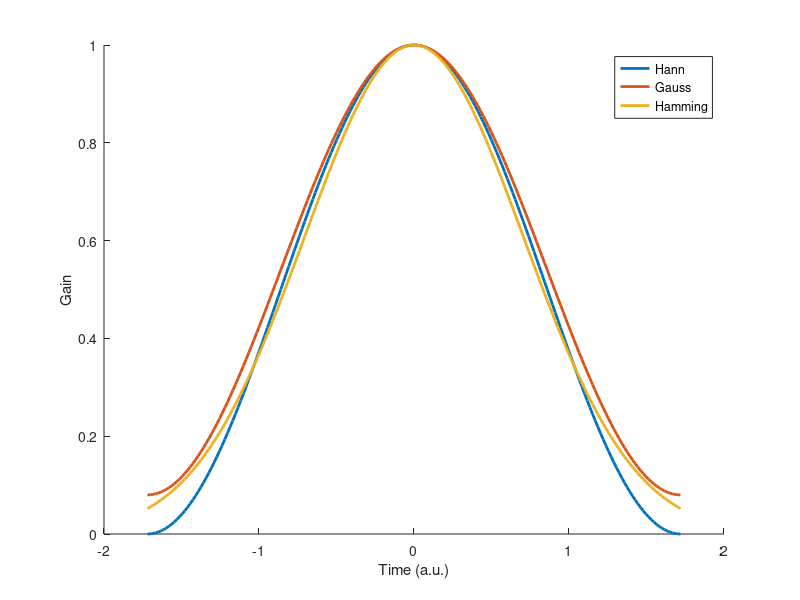
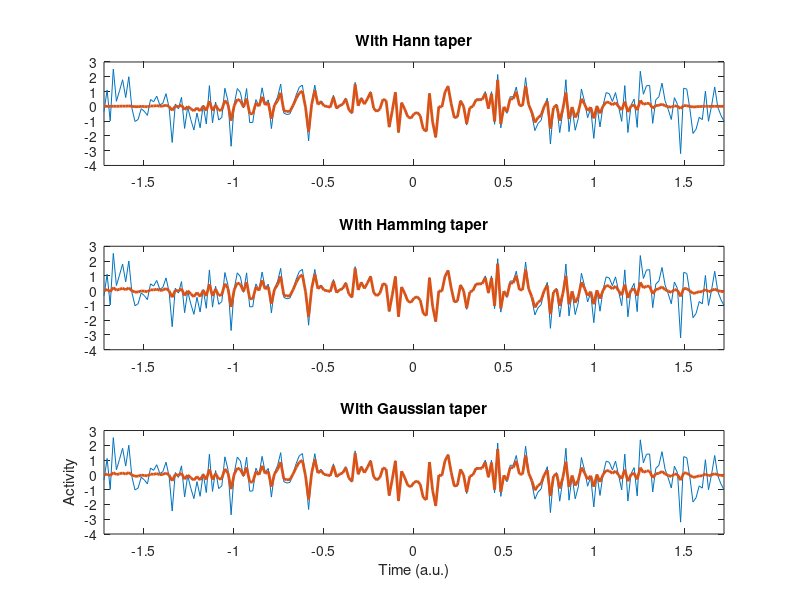
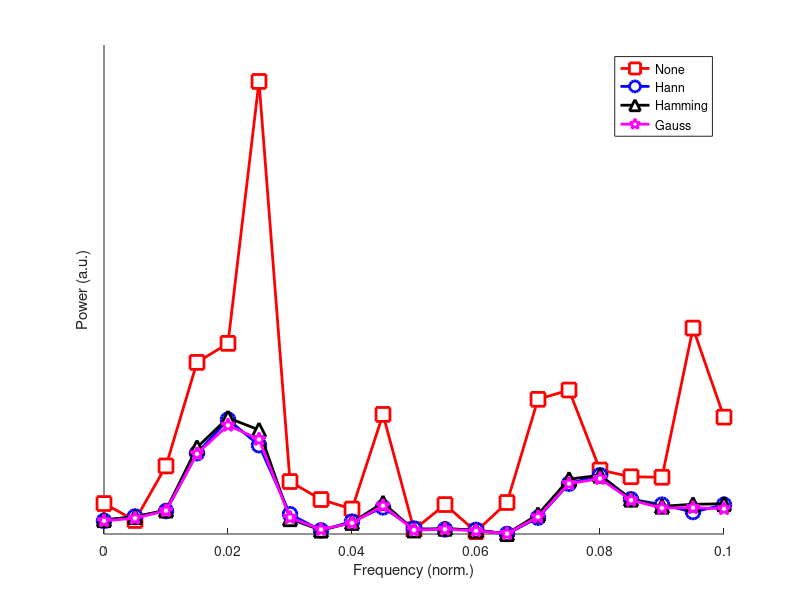
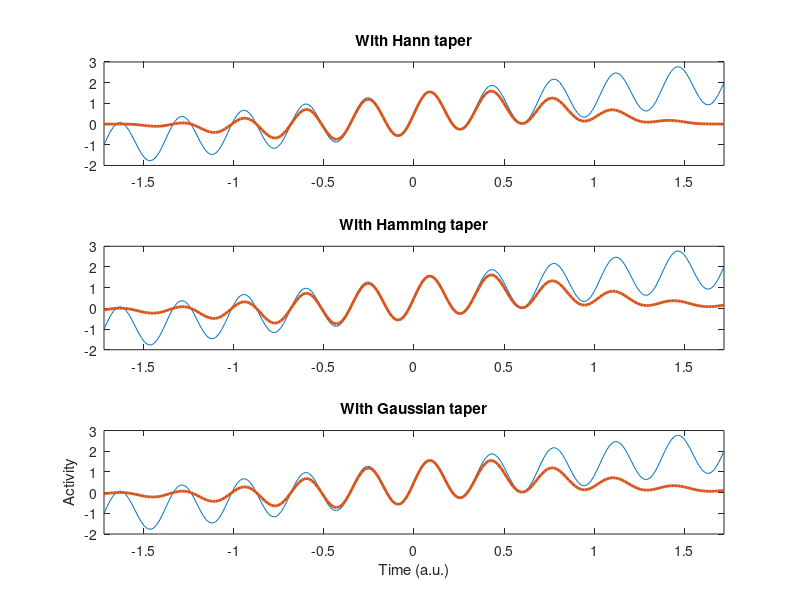

These figures' MATLAB source, in order: (Note: this script raises an error after producing the figures.)
%%
%     COURSE: Solved problems in neural time series analysis
%    SECTION: Spectral analyses
%      VIDEO: To taper or not to taper?
% Instructor: sincxpress.com
%
%%

% parameters
N  = 200; % make it even!
tv = -N/2:N/2;
tv = tv / std(tv);

% create tapers
hanntaper = .5*(1-cos(2*pi*(0:N)/N));
gaustaper = exp(-tv.^2);
hammtaper = .54 - .46*cos(2*pi*(0:N)/N);

% plot the tapers
figure(1), clf, hold on
plot(tv,hanntaper,'linew',2)
plot(tv,hammtaper,'linew',2)
plot(tv,gaustaper,'linew',2)
legend({'Hann';'Gauss';'Hamming'})
xlabel('Time (a.u.)'), ylabel('Gain')

% tapers differentiate more in logspace
% set(gca,'YScale','log')

%% data before and after being tapered

% create data as random numbers
data = randn(1,N+1);

% taper the data
dataHann = data.*hanntaper;
dataGaus = data.*gaustaper;
dataHamm = data.*hammtaper;


% various plotting
figure(2), clf, hold on
subplot(311)
plot(tv,data, tv,dataHann,'linew',2)
title('With Hann taper')
set(gca,'xlim',tv([1 end]))

subplot(312)
plot(tv,data, tv,dataHamm,'linew',2)
title('With Hamming taper')
set(gca,'xlim',tv([1 end]))

subplot(313)
plot(tv,data, tv,dataGaus,'linew',2)
title('With Gaussian taper')
set(gca,'xlim',tv([1 end]))

xlabel('Time (a.u.)'), ylabel('Activity')

%% Power spectra

% compute power
powData = abs(fft(data)).^2;
powHann = abs(fft(dataHann)).^2;
powHamm = abs(fft(dataHamm)).^2;
powGaus = abs(fft(dataGaus)).^2;

% frequencies vector
hz = linspace(0,1,N+1);

% plots
figure(3), clf, hold on
h(1) = plot(hz,powData,'rs-');
h(2) = plot(hz,powHann,'bo-');
h(3) = plot(hz,powHamm,'k^-');
h(4) = plot(hz,powGaus,'mp-');

% adjust the line properties
set(h,'linew',2,'markersize',10,'markerfacecolor','w')

% make the plot look a bit nicer
legend({'None';'Hann';'Hamming';'Gauss'})
set(gca,'ytick',[],'xlim',[0 .1])
xlabel('Frequency (norm.)'), ylabel('Power (a.u.)')

%%

%% another example signal

% new signal with nonstationarity
data = sin(linspace(0,20*pi,N+1));
data = data + linspace(-1,2,N+1);


% taper again
dataHann = data.*hanntaper;
dataGaus = data.*gaustaper;
dataHamm = data.*hammtaper;


% various plotting
figure(4), clf, hold on
subplot(311)
plot(tv,data, tv,dataHann,'linew',2)
title('With Hann taper')
set(gca,'xlim',tv([1 end]))

subplot(312)
plot(tv,data, tv,dataHamm,'linew',2)
title('With Hamming taper')
set(gca,'xlim',tv([1 end]))

subplot(313)
plot(tv,data, tv,dataGaus,'linew',2)
title('With Gaussian taper')
set(gca,'xlim',tv([1 end]))

xlabel('Time (a.u.)'), ylabel('Activity')


%% power spectra again

% compute power
powData = abs(fft(data)).^2;
powHann = abs(fft(dataHann)).^2;
powHamm = abs(fft(dataHamm)).^2;
powGaus = abs(fft(dataGaus)).^2;

% frequencies vector
hz = linspace(0,1,N+1);

% plots
figure(5), clf, hold on
h(1) = plot(hz,powData,'rs-');
h(2) = plot(hz,powHann,'bo-');
h(3) = plot(hz,powHamm,'k^-');
h(4) = plot(hz,powGaus,'mp-');

% adjust the line properties
set(h,'linew',2,'markersize',10,'markerfacecolor','w')

% make the plot look a bit nicer
legend({'None';'Hann';'Hamming';'Gauss'})
set(gca,'ytick',[],'xlim',[0 .1])
xlabel('Frequency (norm.)'), ylabel('Power (a.u.)')

%%

%% now with real data

% import data
load EEGrestingState.mat

% extract epochs and taper each epoch
N = 2048;
epochs = reshape(eegdata,N,[]);
epochs = cat(2,epochs,reshape(eegdata(N/2+1:end-N/2),N,[]));
epochsTap = bsxfun(@times,epochs,.5*(1-cos(2*pi*(0:N-1)/(N-1)))');


% FFT of tapered and untapered data
fNot = mean( abs(fft( epochs    )/N).^2 ,2);
fHan = mean( abs(fft( epochsTap )/N).^2 ,2);

% frequencies vector
hz = linspace(0,srate/2,floor(N/2)+1);


% plot on example epoch
figure(6), clf
subplot(211), hold on
plot(epochs(:,1),'k')
plot(epochsTap(:,1),'r')
% and the next overlapping epoch
plot(N/2:N/2+N-1,epochs(:,61)-40,'b')
plot(N/2:N/2+N-1,epochsTap(:,61)-40,'m')
% plotting niceties
set(gca,'xlim',[0 3*N/2],'ytick',[],'xtick',[])
legend({'e_1: None';'e_1: Hann';'e_2: None';'e_2: Hann'})


% now plot power spectra
subplot(212), hold on
plot(hz,fNot(1:length(hz)),'k','linew',2)
plot(hz,fHan(1:length(hz)),'r','linew',2)
xlabel('Frequency (Hz)')
set(gca,'xlim',[0 60])
legend({'None';'Hann'})


%% done.
